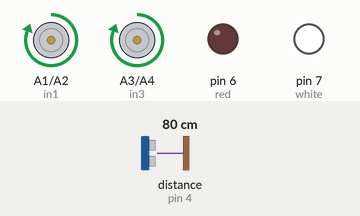
Simulated run of this sketch. Board: Arduino Uno, built with avr-gcc and run on an emulated ATmega328P. Parts: motor-driver pin pairs drawn as motors (green arrow = first pin HIGH = forward, orange = second pin HIGH = backward, longer = more drive), output pins drawn as LEDs (lit = HIGH). Wiring (inferred from the names in the program): ultrasonic range finder: trigger pin 5; echo pin 4. Inputs (shaded band) come from the test bench; at power-on: distance to the obstacle (sensor on pin 4) 80 cm. The echo pulse lasts 58.3 µs per cm; pins used as bus, display or sensor lines are not drawn.

Above: at 1.2 s.
1.3 s: distance to the obstacle (sensor on pin 4) set to 29 cm
2.8 s: distance to the obstacle (sensor on pin 4) set to 23 cm
At 4.0 s:
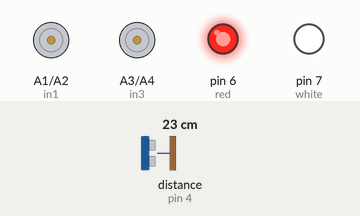
5.8 s: distance to the obstacle (sensor on pin 4) set to 35 cm
At 7.2 s:
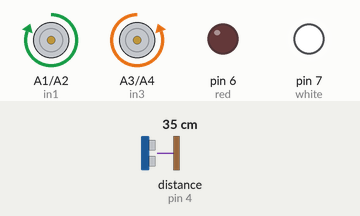
8.8 s: distance to the obstacle (sensor on pin 4) set to 2 cm
At 11.1 s:
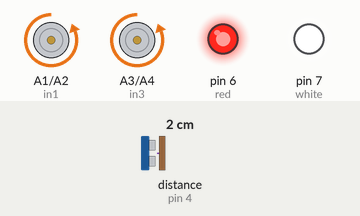
Timing chart, 0 to 12.8 s (numbered marks = the images above; inputs shaded):
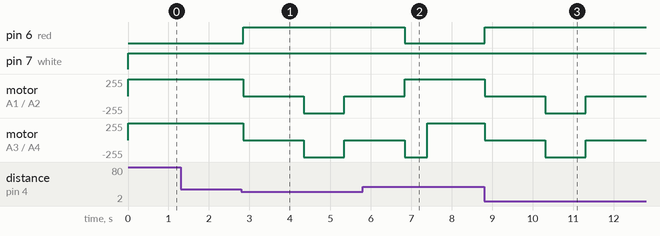

The sketch:

ClusterCar.ino
```cpp
#define red 6           //Arduino pin attached to the red tail lights
#define white 7          //Arduino pin attached to the white head lights
#define trig 5            //Arduino pin attached to the TRIG pin on the Ultrasonic Sensor
#define echo 4            //Arduino pin attached to the ECHO pin on the Ultrasonic Sensor
#define in1 A1            //Arduino pin attached to A1 on red motor controller board (Motor 1)
#define in2 A2            //Arduino pin attached to A2 on red motor controller board (Motor 1)
#define in3 A3            //Arduino pin attached to B1 on red motor controller board (Motor 2)
#define in4 A4            //Arduino pin attached to B1 on red motor controller board (Motor 2)

long duration;            //Variable to hold the time (in microseconds) the sensor needed to receive the echo
long buInt = 1000;          //Interval for backing up
long turnInt = 500;        //Interval for turning
long stopInt =1500;
int sDistance = 9;        //Variable to hold the safe distance - if less than this - evasive action
int m2Speed = 200;         //Variable to hold the default speed of the motors
int m1Speed = 200;

void lights(int status){
  digitalWrite(white, HIGH);
  if(status){
    digitalWrite(red, HIGH);
  }else{
    digitalWrite(red, LOW);
  }
  return;
}
void drive(int inches){
  if(inches>sDistance){
    forward();
  }else{
  halt();         //Stop the car
  delay(stopInt);
  back();         //Back the car up
  delay(buInt);   //Wait for the backup
  halt();         //Stop the car
  delay(stopInt);
  turn();         //Turn the car
  delay(turnInt); //Wait for the car to turn

  }
  return;
}

void forward(){
  analogWrite(in1, m1Speed);
  digitalWrite(in2, LOW);
  analogWrite(in3, m2Speed);
  digitalWrite(in4, LOW);
  lights(0);
  return;
}

void halt(){
  digitalWrite(in1, LOW);
  digitalWrite(in2, LOW);
  digitalWrite(in3, LOW);
  digitalWrite(in4, LOW);
  lights(1);
  return;
}

void back(){
  analogWrite(in2, m1Speed);
  digitalWrite(in1, LOW);
  analogWrite(in4, m2Speed);
  digitalWrite(in3, LOW);
  lights(1);
  return;
}

void turn(){
  analogWrite(in1, m1Speed);
  digitalWrite(in2, LOW);
  analogWrite(in4, m2Speed);
  digitalWrite(in3, LOW);
  lights(0);
}

int sensor(){

  // The PING))) is triggered by a HIGH pulse of 2 or more microseconds.
  // Give a short LOW pulse beforehand to ensure a clean HIGH pulse:
  digitalWrite(trig, LOW);
  delayMicroseconds(2);
  digitalWrite(trig, HIGH);
  delayMicroseconds(5);
  digitalWrite(trig, LOW);

  // The echo pin is used to read the signal from the PING))): a HIGH pulse
  // whose duration is the time (in microseconds) from the sending of the ping
  // to the reception of its echo off of an object.
  duration = pulseIn(echo, HIGH);
  return duration / 74 / 2;

}


void setup() {
  // put your setup code here, to run once:
  pinMode(red, OUTPUT);
  pinMode(white, OUTPUT);
  pinMode(trig, OUTPUT);
  pinMode(echo, INPUT);
  pinMode(in1, OUTPUT);
  pinMode(in2, OUTPUT);
  pinMode(in3, OUTPUT);
  pinMode(in4, OUTPUT);
  Serial.begin(9600);
}

void loop() {
  // put your main code here, to run repeatedly:
 drive(sensor());
 delay(50);
  //Serial.println(sensor());
}
```

Measured:
- the behaviour switches between 26 and 25 cm on distance to the obstacle (sensor on pin 4) (found by bisection; images 0 and 1)
- after the input at 1.3 s, every drawn part: stays the same
- after the input at 2.8 s, pin 6 (red): LOW → HIGH at once; motor on A1 (in1) / A2 (in2), motor on A3 (in3) / A4 (in4): forward 255/255 → stopped at once, → backward 255/255 1.5 s later, → stopped 1.0 s later
- after the input at 5.8 s, pin 6 (red): goes on until 6.8 s, then stays LOW; motor on A1 (in1) / A2 (in2): goes on until 6.8 s, then stays forward 255/255
- after the input at 8.8 s, pin 6 (red): LOW → HIGH at once; motor on A1 (in1) / A2 (in2), motor on A3 (in3) / A4 (in4): forward 255/255 → stopped at once, → backward 255/255 1.5 s later, → stopped 1.0 s later
